Frame 1 (no input): blank canvas, image omitted
Frame 60 (no input): blank canvas, image omitted
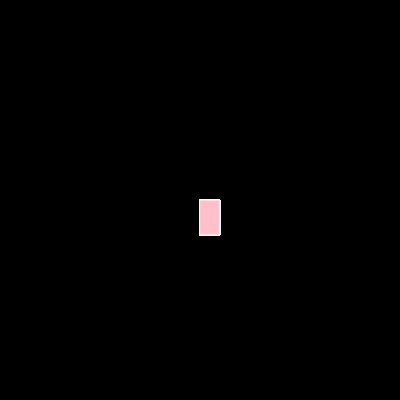
Frame 120 (the mouse pressed at the canvas centre since frame 60)

The p5.js sketch whose frames 1 and 60 were blank and that drew this single picture after the mouse press (run headless with seeded random() and noise() and a simulated clock; from frame 60 on, the mouse is pressed at the canvas centre):

// p5.js sketch
// ── sketch.js
function setup() {
    createCanvas(400, 400);
    background("black")
  }
  
  function draw() {
    stroke("white");
    fill("pink");
    
    
    if (mouseIsPressed) {
      rect(mouseX, mouseY, 20, 35);
    }
  }
